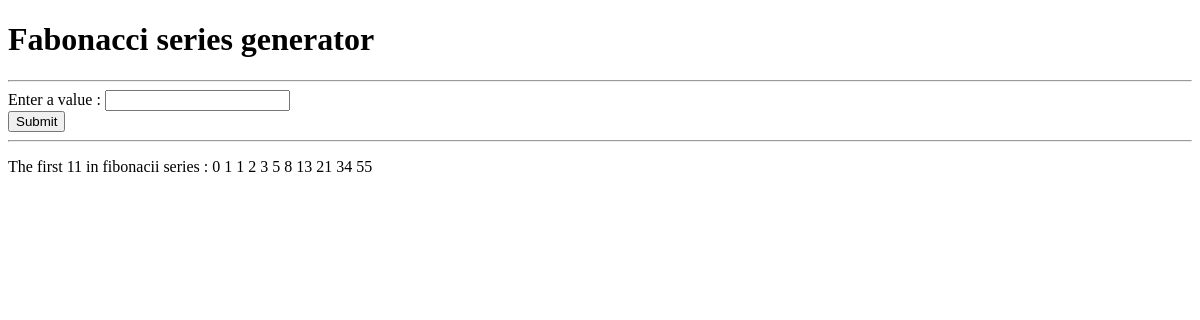
The page /fibo_archive/ on the database as committed earlier.
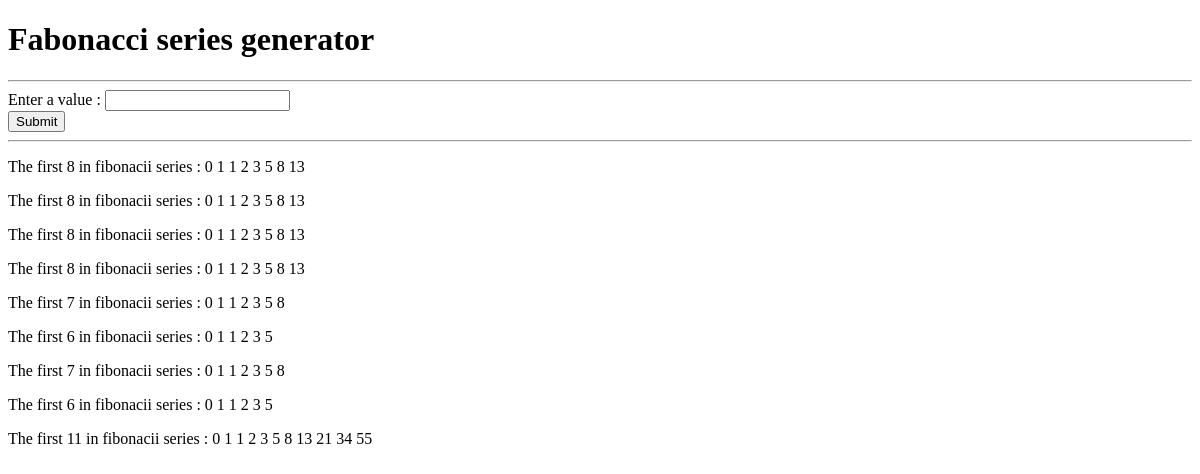
The same page on the database as committed later.
### fabi/models.py (models this page shows)
class Fabonacci(models.Model):
    numstr = models.CharField(max_length=20)
    terms = models.CharField(max_length=500)
    def __str__(self):
        return "The first " + str(self.numstr) + " terms in fibonacci series : " + self.terms

### fabi/views.py (the view)
# urls.py: path('fibo_archive/', views.fibo_archive, name='fibo_archive'),
def fibo_archive(request):
    all_series = Fabonacci.objects.all()[::-1]
    print(all_series)
    context = {
        'all_series': all_series
    }
    return render(request, 'fabi/index.html', context)

### fabi/templates/fabi/index.html (shortened to what this page needs)
<!DOCTYPE html>
<html lang="en">
<head>
</head>
<body>
    <h1>Fabonacci series generator</h1>
    <hr>
    <form action = "/fibo_post/" method = "GET">
        <label for="Enter a value">Enter a value :  </label>
        <input id="value" type="text" name="value">
        <br>
        <input type="submit" value="Submit">
        <hr>
    </form>
    {% for series in all_series %}
        <p><span>The first {{series.numstr}} in fibonacii series : {{ series.terms }}</span></p>
    {% endfor %}
</body>
</html>

Rows that differ between the two databases and show on the page:
added Fabonacci: numstr "8", terms "0 1 1 2 3 5 8 13"
added Fabonacci: numstr "8", terms "0 1 1 2 3 5 8 13"
added Fabonacci: numstr "8", terms "0 1 1 2 3 5 8 13"
added Fabonacci: numstr "8", terms "0 1 1 2 3 5 8 13"
added Fabonacci: numstr "7", terms "0 1 1 2 3 5 8"
added Fabonacci: numstr "6", terms "0 1 1 2 3 5"
added Fabonacci: numstr "7", terms "0 1 1 2 3 5 8"
added Fabonacci: numstr "6", terms "0 1 1 2 3 5"
